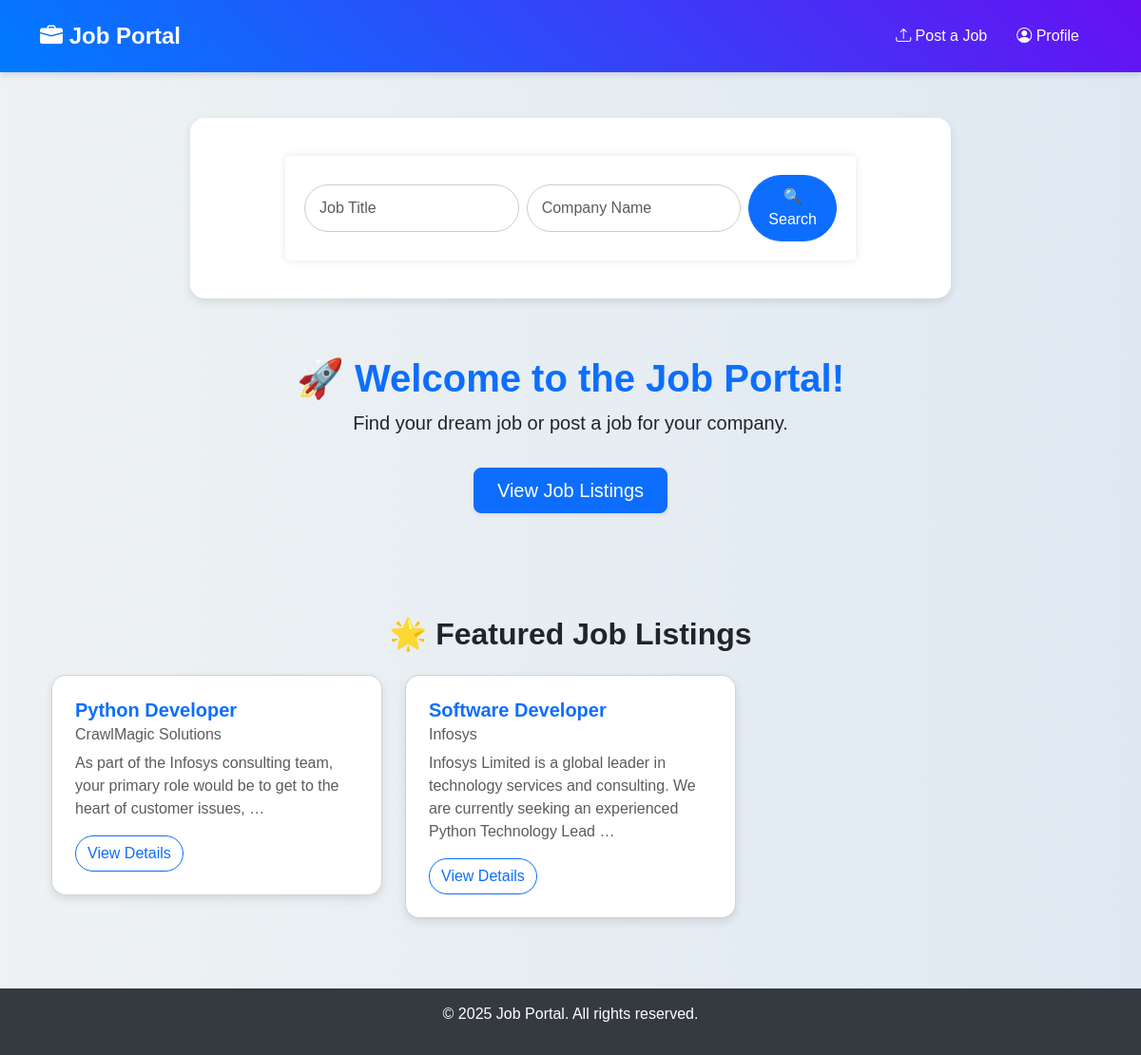
The page / on the database its author committed.
### jobs/models.py (models this page shows, shortened)
class Job(models.Model):
    JOB_TYPE_CHOICES = [
        ('full_time', 'Full Time'),
        ('part_time', 'Part Time'),
        ('contract', 'Contract'),
        ('internship', 'Internship'),
    ]
    title = models.CharField(max_length=255)
    company = models.CharField(max_length=255)
    posted_by = models.ForeignKey(User, on_delete=models.CASCADE)
    description = models.TextField()
    job_type = models.CharField(max_length=50, choices=JOB_TYPE_CHOICES)
    location = models.CharField(max_length=255)
    salary = models.DecimalField(max_digits=10, decimal_places=2)
    experience = models.CharField(max_length=100)  # e.g., "2-3 years"
    education = models.CharField(max_length=100)  # e.g., "Bachelor's Degree"
    mandatory_skills = models.TextField()  # Comma-separated skills
    created_at = models.DateTimeField(auto_now_add=True)
    updated_at = models.DateTimeField(auto_now=True)

### jobs/views.py (the view)
# urls.py: 2. Add a URL to urlpatterns:  path('', views.home, name='home')
def home(request):
    jobs = Job.objects.all()  # Fetch all job listings (or filter as needed)
    return render(request, 'jobs/home.html', {'jobs': jobs})  # Pass jobs to the template

### jobs/templates/jobs/home.html (shortened to what this page needs)
{% extends 'jobs/base.html' %}
{% block content %}
<div class="container mt-5">
    <div class="search-container d-flex align-items-center">
        <form method="GET" action="{% url 'job_list' %}" class="d-flex w-100">
            <input type="text" class="form-control me-2" name="title" placeholder="Job Title">
            <input type="text" class="form-control me-2" name="company" placeholder="Company Name">
            <button type="submit" class="btn btn-primary">🔍 Search</button>
        </form>
    </div>
</div>
<div class="container hero-section">
    <h1 class="fw-bold text-primary">🚀 Welcome to the Job Portal!</h1>
    <p class="lead text-dark">Find your dream job or post a job for your company.</p>
    <a class="btn btn-primary btn-lg px-4 py-2 mt-3 shadow-sm" href="{% url 'job_list' %}">View Job Listings</a>
</div>
<div class="container mt-5">
    <h2 class="text-center mb-4 fw-bold">🌟 Featured Job Listings</h2>
    <div class="row">
        {% for job in jobs %}
        <div class="col-md-4 mb-4">
            <div class="card job-card">
                <div class="card-body p-4">
                    <h5 class="card-title fw-bold text-primary">{{ job.title }}</h5>
                    <h6 class="card-subtitle mb-2 text-muted">{{ job.company }}</h6>
                    <p class="card-text text-muted">{{ job.description|truncatewords:20 }}</p>
                    <a href="{% url 'job_detail' job.id %}" class="btn btn-outline-primary rounded-pill">View Details</a>
                </div>
            </div>
        </div>
        {% empty %}
        <div class="col-12">
            <p class="text-center text-muted fs-5">No job listings available at the moment.</p>
        </div>
        {% endfor %}
    </div>
</div>
{% endblock %}

### jobs/static/css/styles.css (style rules this page uses)
body { font-family: Arial, sans-serif; margin: 0; padding: 0; background-color: #f4f4f4; }
h1 { text-align: center; color: #333; }
form { max-width: 600px; margin: 20px auto; padding: 20px; background: #fff; border-radius: 5px; box-shadow: 0 0 10px rgba(0, 0, 0, 0.1); }
form input[type="text"], form textarea { width: 100%; padding: 10px; margin: 10px 0; border: 1px solid #ccc; border-radius: 4px; }
form button { background-color: #5cb85c; color: white; padding: 10px; border: none; border-radius: 4px; cursor: pointer; }
.card { transition: transform 0.2s; }

### jobs/templates/jobs/home.html (style rules this page uses)
body { background: linear-gradient(to right, #eef2f3, #dfe9f3); }
.search-container { max-width: 800px; margin: auto; padding: 20px; background: white; border-radius: 15px; box-shadow: 0px 4px 10px rgba(0, 0, 0, 0.1); }
.search-container .form-control { border-radius: 50px; padding: 10px 15px; }
.search-container .btn { border-radius: 50px; padding: 10px 20px; }
.hero-section { text-align: center; padding: 60px 20px; }
.job-card { border-radius: 15px; box-shadow: 0px 4px 10px rgba(0, 0, 0, 0.1); }

### rows shown on the page
Job: title "Python Developer", company "CrawlMagic Solutions", description "As part of the Infosys consulting team, your primary role would be to get to the heart of customer issues, …"
Job: title "Software Developer", company "Infosys", description "Infosys Limited is a global leader in technology services and consulting. We are currently seeking an experienced Python Technology Lead …"
